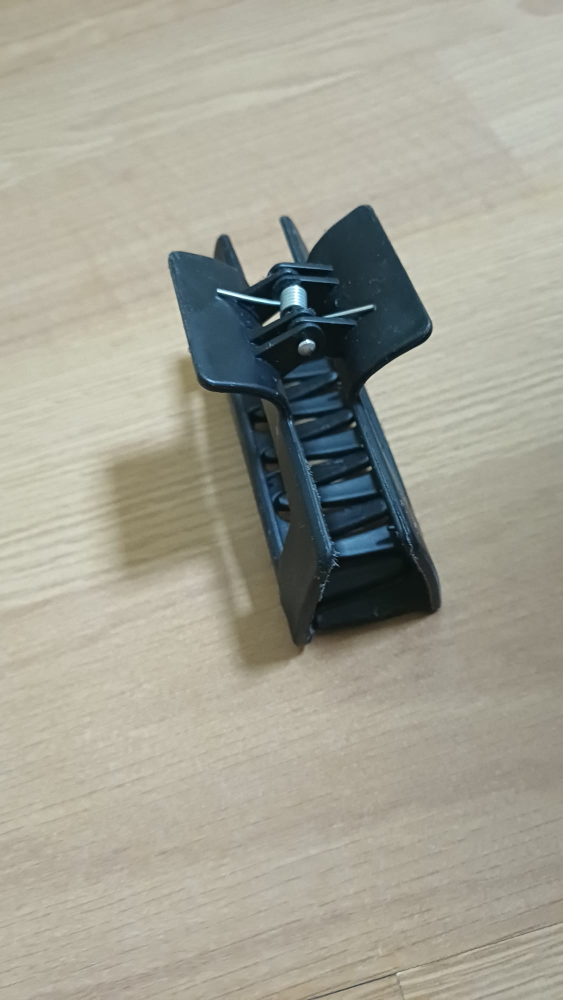
#> input picture foto1.jpg, 1125 x 2000 px (shown at 1/2 size)
$ python feature_extraction.py   (older library calls are emulated)
#> lines starting #> are read from the running program, lines starting #| are printed output that depends on the picture
import cv2
import matplotlib.pyplot as plt
import numpy as np
from rembg import remove

img1_color = cv2.imread('foto1.jpg')
#> img1_color is the input picture: shape (2000, 1125, 3); mean B, G, R 148.2, 161, 162.4
img2_color = cv2.imread('foto2.jpg')
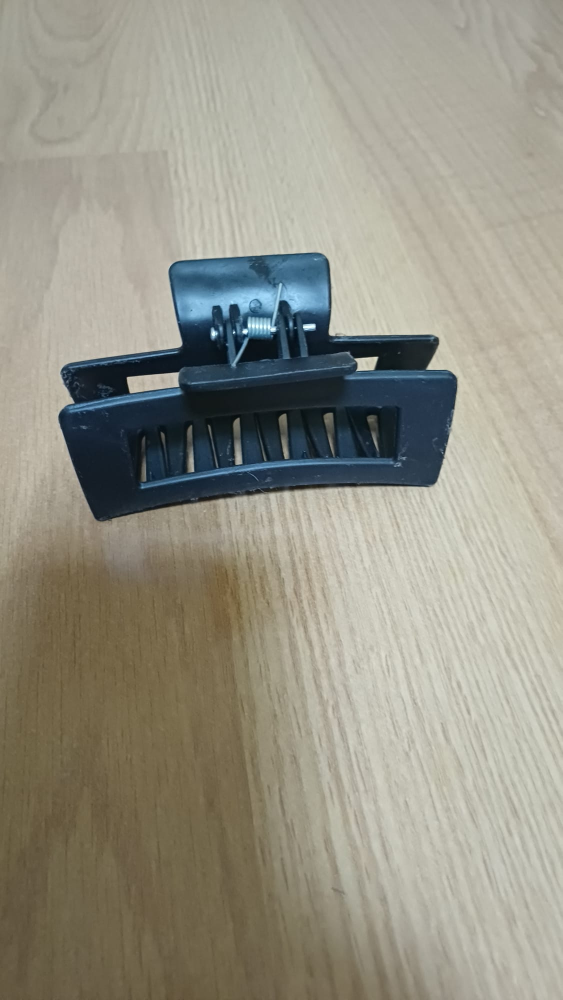
#> input picture foto2.jpg, 1125 x 2000 px (shown at 1/2 size)
#> img2_color is the input picture: shape (2000, 1125, 3); mean B, G, R 133.7, 147, 149.4
#Islemi hizlandirmak icin boyut kucult
img1_color = cv2.resize(img1_color, (0,0), fx=0.5, fy=0.5)
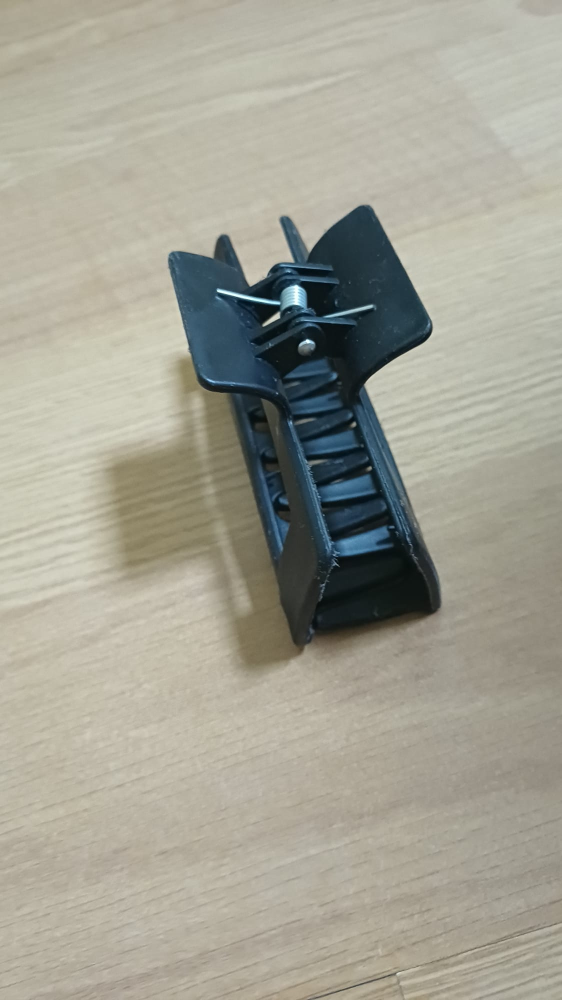
#> img1_color: shape (1000, 562, 3); mean B, G, R 148.3, 161.2, 162.6
img2_color = cv2.resize(img2_color, (0,0), fx=0.5, fy=0.5)
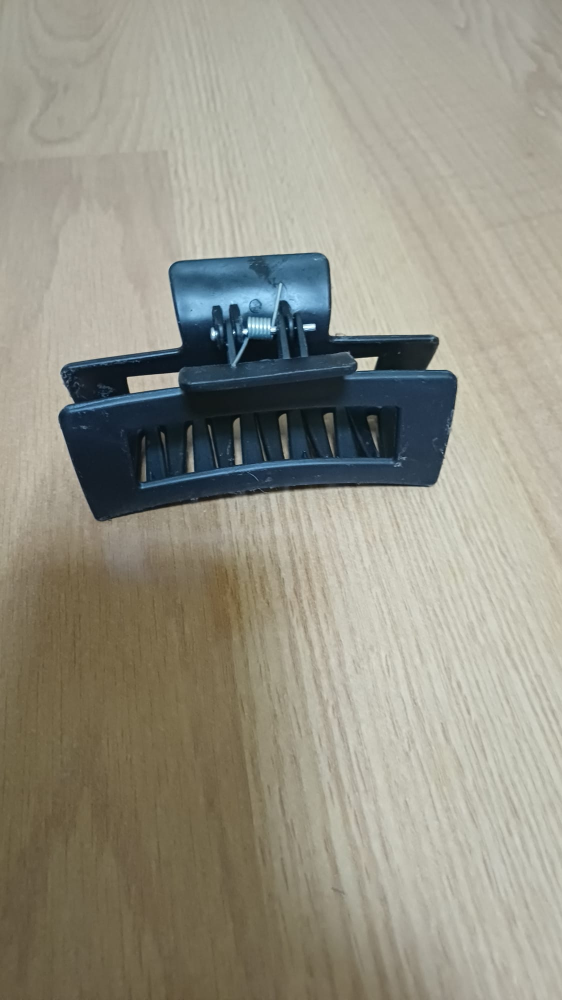
#> img2_color: shape (1000, 562, 3); mean B, G, R 133.8, 147.1, 149.6

print("Arka planlar siliniyor, lütfen bekle...")
#> (the run stopped early here; a loop or call above may not have finished)
